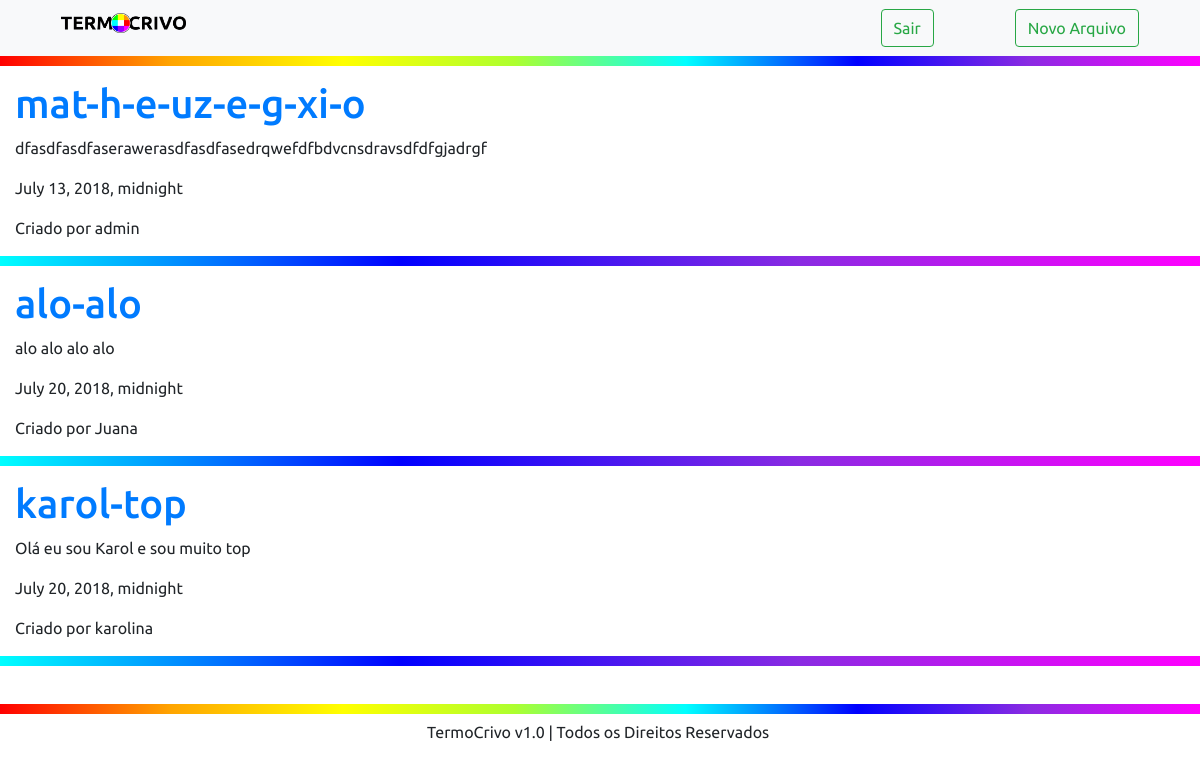
Screenshot of /contaCores/ (signed in) with the database file from the repository.
### contaCores/models.py (models this page shows, shortened)
class ContaCores(models.Model):
    nome = models.CharField(max_length=100)
    slug = models.CharField(max_length=100)
    texto = models.TextField()
    data = models.DateTimeField()
    foto = models.ImageField(default='default.png', blank=True)
    autor = models.ForeignKey(User, on_delete=models.PROTECT)

### contaCores/views.py (the view)
# urls.py: url(r'^contaCores/', include('contaCores.urls')),
def contaCores(request):
    contaCores = ContaCores.objects.all().order_by('data')
    return render(request, 'contaCores/contaCores.html', {'contaCores':contaCores})

### contaCores/templates/contaCores/contaCores.html
{% extends 'base_layout.html' %}
{% load static from staticfiles %}
{% block content %}
    {% for contaCor in contaCores %}
        <div class="cores">
            <h1><a href="{% url 'contaCores:detalhes' slug=contaCor.slug %}">{{contaCor.slug}}</a></h1>
            <p>{{contaCor.texto}}</p>
            <p>{{contaCor.data}}</p>
            <p>Criado por {{contaCor.autor.username}}</p>
        </div>
        <div class="line gradienteCold"></div>
        <br>
	{% endfor %}
{% endblock %}

### assets/css/main.css (style rules this page uses)
body { background: white; font-family: 'Ubuntu', sans-serif; }
.line { height: 10px; width: 100%; position: absolute; z-index: 100; left: 0; }

### assets/css/cores.css (style rules this page uses)
.gradienteCold { background: linear-gradient(to right, cyan, blue, blueviolet, magenta); }

### rows the page displays
ContaCores: slug "mat-h-e-uz-e-g-xi-o", texto "dfasdfasdfaserawerasdfasdfasedrqwefdfbdvcnsdravsdfdfgjadrgf", data "July 13, 2018, midnight", autor.username "admin"
ContaCores: slug "alo-alo", texto "alo alo alo alo", data "July 20, 2018, midnight", autor.username "Juana"
ContaCores: slug "karol-top", texto "Olá eu sou Karol e sou muito top", data "July 20, 2018, midnight", autor.username "karolina"
